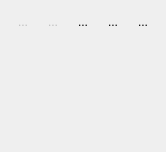
<?xml version="1.0" encoding="UTF-8"?>
<ui version="4.0">
 <class>KanjiPopup</class>
 <widget class="QWidget" name="KanjiPopup">
  <property name="geometry">
   <rect>
    <x>0</x>
    <y>0</y>
    <width>150</width>
    <height>152</height>
   </rect>
  </property>
  <property name="sizePolicy">
   <sizepolicy hsizetype="Preferred" vsizetype="Preferred">
    <horstretch>0</horstretch>
    <verstretch>0</verstretch>
   </sizepolicy>
  </property>
  <property name="windowTitle">
   <string>Form</string>
  </property>
  <layout class="QVBoxLayout" name="verticalLayout_2">
   <item>
    <layout class="QHBoxLayout" name="horizontalLayout">
     <item>
      <widget class="QToolButton" name="prevButton">
       <property name="enabled">
        <bool>false</bool>
       </property>
       <property name="toolTip">
        <string>Previous entry</string>
       </property>
       <property name="text">
        <string>...</string>
       </property>
       <property name="icon">
        <iconset resource="../../../tagainijisho.qrc">
         <normaloff>:/images/icons/go-previous.png</normaloff>:/images/icons/go-previous.png</iconset>
       </property>
       <property name="autoRaise">
        <bool>true</bool>
       </property>
      </widget>
     </item>
     <item>
      <widget class="QToolButton" name="nextButton">
       <property name="enabled">
        <bool>false</bool>
       </property>
       <property name="toolTip">
        <string>Next entry</string>
       </property>
       <property name="text">
        <string>...</string>
       </property>
       <property name="icon">
        <iconset resource="../../../tagainijisho.qrc">
         <normaloff>:/images/icons/go-next.png</normaloff>:/images/icons/go-next.png</iconset>
       </property>
       <property name="autoRaise">
        <bool>true</bool>
       </property>
      </widget>
     </item>
     <item>
      <spacer name="horizontalSpacer">
       <property name="orientation">
        <enum>Qt::Horizontal</enum>
       </property>
       <property name="sizeHint" stdset="0">
        <size>
         <width>40</width>
         <height>20</height>
        </size>
       </property>
      </spacer>
     </item>
     <item>
      <widget class="QToolButton" name="openButton">
       <property name="toolTip">
        <string>See in detailed view</string>
       </property>
       <property name="text">
        <string>...</string>
       </property>
       <property name="icon">
        <iconset resource="../../../tagainijisho.qrc">
         <normaloff>:/images/icons/zoom-in.png</normaloff>:/images/icons/zoom-in.png</iconset>
       </property>
       <property name="autoRaise">
        <bool>true</bool>
       </property>
      </widget>
     </item>
     <item>
      <widget class="QToolButton" name="moreButton">
       <property name="enabled">
        <bool>true</bool>
       </property>
       <property name="toolTip">
        <string>Entry options menu</string>
       </property>
       <property name="text">
        <string>...</string>
       </property>
       <property name="icon">
        <iconset resource="../../../tagainijisho.qrc">
         <normaloff>:/images/icons/list-add.png</normaloff>:/images/icons/list-add.png</iconset>
       </property>
       <property name="popupMode">
        <enum>QToolButton::InstantPopup</enum>
       </property>
       <property name="autoRaise">
        <bool>true</bool>
       </property>
      </widget>
     </item>
     <item>
      <widget class="QToolButton" name="closeButton">
       <property name="enabled">
        <bool>true</bool>
       </property>
       <property name="toolTip">
        <string>Close this popup</string>
       </property>
       <property name="text">
        <string>...</string>
       </property>
       <property name="icon">
        <iconset resource="../../../tagainijisho.qrc">
         <normaloff>:/images/icons/application-exit.png</normaloff>:/images/icons/application-exit.png</iconset>
       </property>
       <property name="autoRaise">
        <bool>true</bool>
       </property>
      </widget>
     </item>
    </layout>
   </item>
   <item>
    <widget class="QLabel" name="meaningsLabel">
     <property name="sizePolicy">
      <sizepolicy hsizetype="Preferred" vsizetype="Preferred">
       <horstretch>0</horstretch>
       <verstretch>0</verstretch>
      </sizepolicy>
     </property>
     <property name="text">
      <string/>
     </property>
     <property name="alignment">
      <set>Qt::AlignCenter</set>
     </property>
    </widget>
   </item>
   <item>
    <layout class="QHBoxLayout" name="horizontalLayout_2">
     <item>
      <widget class="KanjiPlayer" name="stroke" native="true">
       <property name="enabled">
        <bool>true</bool>
       </property>
       <property name="sizePolicy">
        <sizepolicy hsizetype="Fixed" vsizetype="Fixed">
         <horstretch>0</horstretch>
         <verstretch>0</verstretch>
        </sizepolicy>
       </property>
      </widget>
     </item>
     <item>
      <layout class="QVBoxLayout" name="verticalLayout">
       <item>
        <widget class="QLabel" name="readingsLabel">
         <property name="sizePolicy">
          <sizepolicy hsizetype="Preferred" vsizetype="Preferred">
           <horstretch>0</horstretch>
           <verstretch>0</verstretch>
          </sizepolicy>
         </property>
         <property name="text">
          <string/>
         </property>
        </widget>
       </item>
       <item>
        <widget class="QLabel" name="propsLabel">
         <property name="text">
          <string/>
         </property>
        </widget>
       </item>
       <item>
        <widget class="QLabel" name="componentsLabel">
         <property name="text">
          <string/>
         </property>
        </widget>
       </item>
      </layout>
     </item>
    </layout>
   </item>
   <item>
    <widget class="KanjiComponentWidget" name="componentWidget" native="true"/>
   </item>
  </layout>
 </widget>
 <customwidgets>
  <customwidget>
   <class>KanjiPlayer</class>
   <extends>QWidget</extends>
   <header>gui/kanjidic2/KanjiPlayer.h</header>
   <container>1</container>
  </customwidget>
  <customwidget>
   <class>KanjiComponentWidget</class>
   <extends>QWidget</extends>
   <header location="global">gui/kanjidic2/KanjiPopup.h</header>
   <container>1</container>
  </customwidget>
 </customwidgets>
 <resources>
  <include location="../../../tagainijisho.qrc"/>
 </resources>
 <connections/>
</ui>
